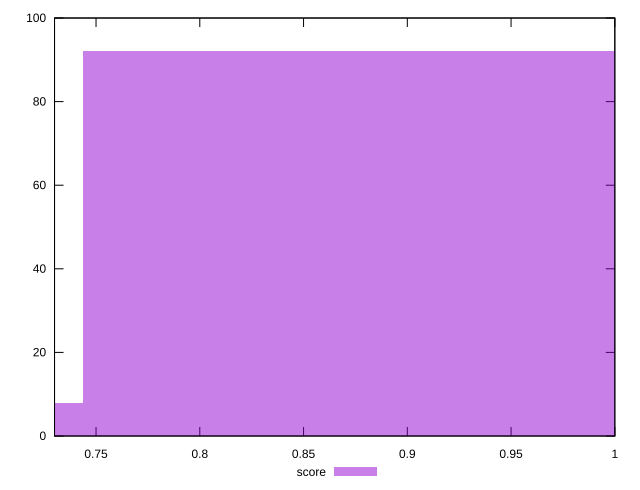

The script that saved this image:
reset

$score <<EOF
0.8923236301920032 92
0.5948824201280022 8
EOF

set key outside below
set boxwidth 0.2974412100640011
set xrange [0.73:1]
set yrange [0:100]
set trange [0:100]
set style fill transparent solid 0.5 noborder
set terminal svg size 640, 490 enhanced background rgb 'white'
set output "report_00025_2021-02-22T21:38:55.199Z/uses-rel-preconnect/samples/pages/score/histogram.svg"

plot $score title "score" with boxes

reset
